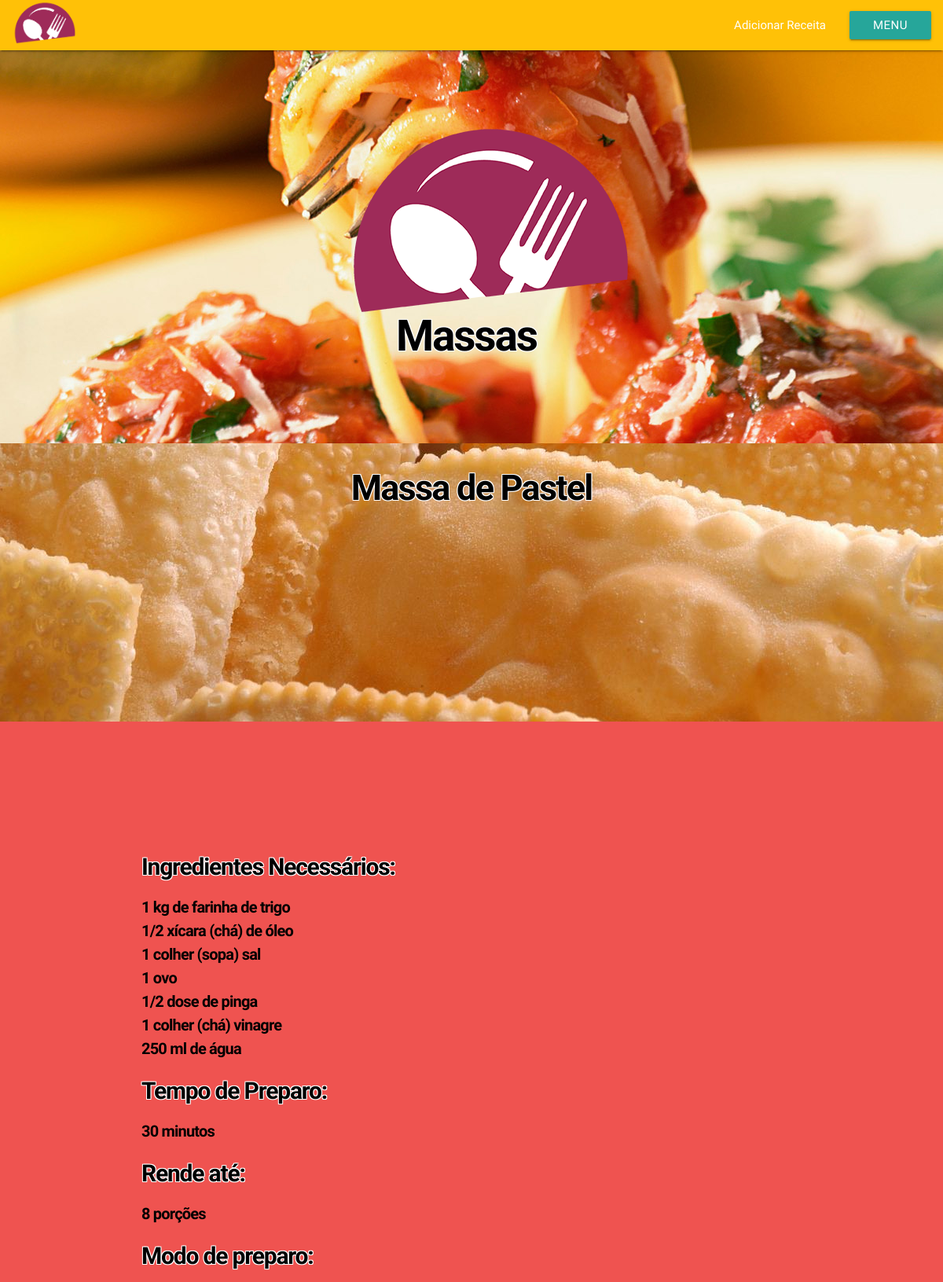
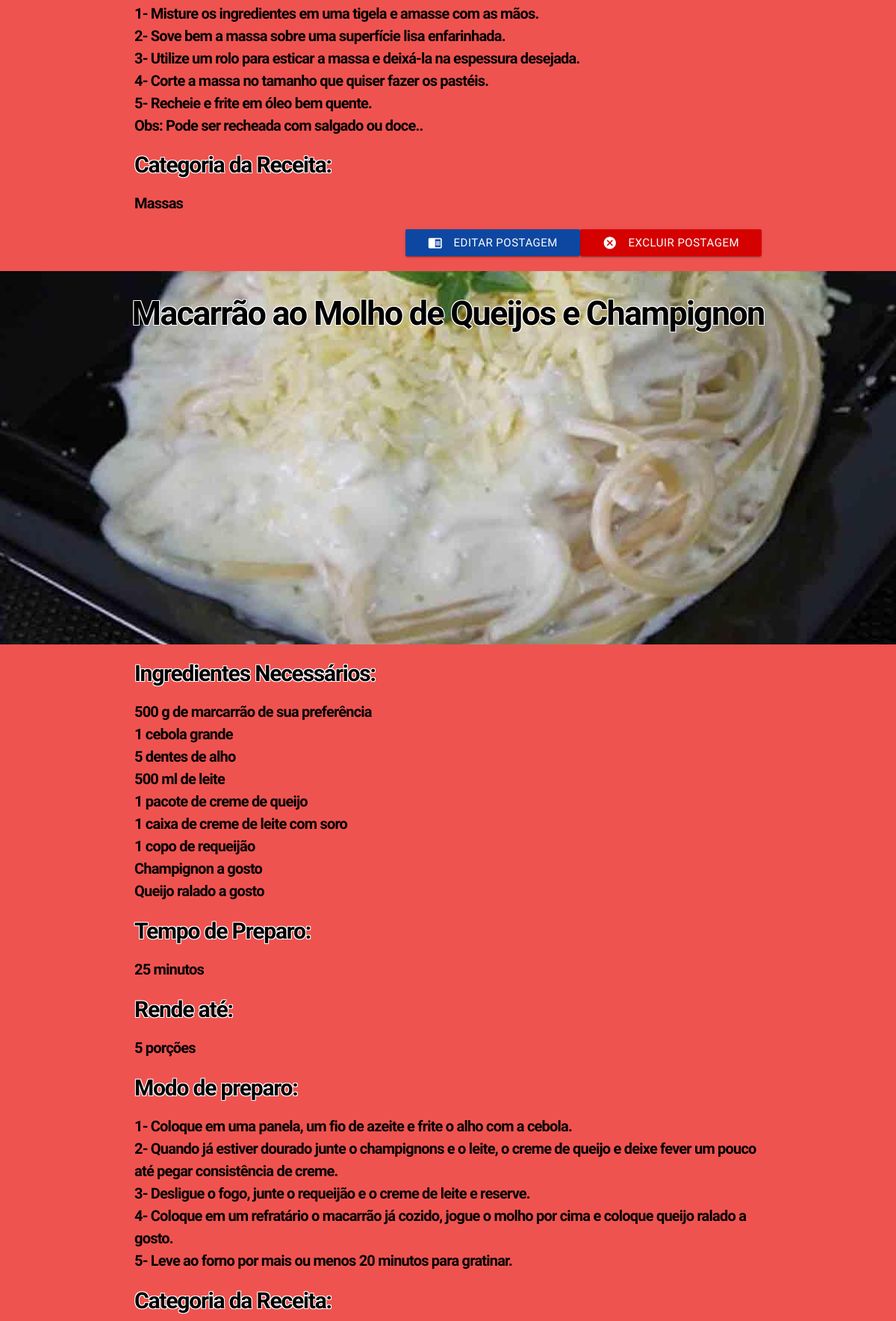
The app's page /massas_admin.php (signed in, upper part) with its own data (2 pictures, top to bottom).
### tables this page shows
CREATE TABLE `receitas` (
  `id_receita` int(11) NOT NULL AUTO_INCREMENT,
  `nome_receita` varchar(2500) DEFAULT NULL,
  `ingredientes` varchar(2500) DEFAULT NULL,
  `preparo` text,
  `tempo_preparo` int(255) DEFAULT NULL,
  `porcoes` int(255) DEFAULT NULL,
  `categoria` set('Bolos e Tortas','Carnes','Saladas e Molhos','Massas','Doces e Sobremesas') DEFAULT NULL,
  `img_receita` varchar(2500) DEFAULT NULL,
  PRIMARY KEY (`id_receita`)
);

### massas_admin.php (the view, shortened to what this page needs)
<div class="parallax-container">
  <div class="parallax"><img src="lib/imagens/massas.jpg"></div>
  <div class="icono"><img src="lib/imagens/icono.png"></div>
  <h2>Massas</h2>
</div>
<div class="row">
<?php
  require 'includes/connection.php';
  $sql = "SELECT * FROM receitas WHERE categoria = 'Massas' ORDER BY id_receita DESC";
  $result = $conn->query($sql);
  while ($row = $result->fetch_assoc()){
    echo "<div class 'row'>";
    echo "<div class='parallax-container'>";
    echo "<center><h1>".$row['nome_receita']."</h1></center>";
    echo "<div class='parallax'><img src='lib/imagens/".$row['img_receita']."'></div>";
    echo "</div>";
    echo "<div class='row container'>";
    echo "<h3>Ingredientes Necessários: </h3><p>".$row['ingredientes']."</p>";
    echo "<h3>Tempo de Preparo: </h3><p>".$row['tempo_preparo']." minutos</p>";
    echo "<h3>Rende até: </h3><p>".$row['porcoes']." porções</p>";
    echo "<h3>Modo de preparo: </h3><p>".$row['preparo']."</p>";
    echo "<h3>Categoria da Receita: </h3><p>".$row['categoria']."</p>";
    echo "<a href='excluir.php?id_receita=".$row['id_receita']."' class='waves-effect waves-light btn red accent-4 right'><i class='material-icons left'>cancel</i>Excluir Postagem</a>";
    echo "<a href='editar_cadastro_receita.php?id_receita=".$row['id_receita']."' class='waves-effect waves-light btn blue darken-4 right'><i class='material-icons left'>chrome_reader_mode</i>Editar Postagem</a>";
    echo "</div>";
  }
?>
</div>
<?php
  require_once 'includes/footer.php';
 ?>

### includes/estilo.css (style rules this page uses)
h1 { font-size: 45px; font-weight: 600; letter-spacing: -0.04em; text-shadow: white 1px -1px, white -1px 1px, white 1px 1px, white -1px -1px; color: black; word-wrap: break-word; }
h2 { font-size: 55px; font-weight: 600; margin-left: 42%; margin-top: -1%; letter-spacing: -0.04em; text-shadow: white 1px -1px, white -1px 1px, white 1px 1px, white -1px -1px; color: black; word-wrap: break-word; }
h3 { font-size: 30px; font-weight: 600; letter-spacing: -0.04em; text-shadow: white 1px -1px, white -1px 1px, white 1px 1px, white -1px -1px; color: black; word-wrap: break-word; }
p { font-size: 20px; font-weight: 600; letter-spacing: -0.04em; color: black; word-wrap: break-word; }
.icono { margin-left: 36%; margin-top: 7%; }

### records on screen
receitas: nome_receita "Massa de Pastel", img_receita (picture), ingredientes "1 kg de farinha de trigo 1/2 xícara (chá) de óleo 1 colher (sopa) sal 1 ovo 1/2 dose de pinga 1 colher (chá) vinagre 250 ml de água", tempo_preparo "30", porcoes "8", preparo "1- Misture os ingredientes em uma tigela e amasse com as mãos. 2- Sove bem a massa sobre uma superfície lisa enfarinhada. 3- Utilize um rolo para esticar a massa e deixá-la na espessura desejada. 4- Corte a massa no tamanho que quiser fazer os pastéis. 5- Recheie e frite em óleo bem quente. Obs: Pode ser recheada com salgado ou doce..", categoria "Massas"
receitas: nome_receita "Macarrão ao Molho de Queijos e Champignon", img_receita (picture), ingredientes "500 g de marcarrão de sua preferência 1 cebola grande 5 dentes de alho 500 ml de leite 1 pacote de creme de queijo 1 caixa de creme de leite com soro 1 copo de requeijão Champignon a gosto Queijo ralado a gosto", tempo_preparo "25", porcoes "5", preparo "1- Coloque em uma panela, um fio de azeite e frite o alho com a cebola. 2- Quando já estiver dourado junte o champignons e o leite, o creme de queijo e deixe fever um pouco até pegar consistência de creme. 3- Desligue o fogo, junte o requeijão e o creme de leite e reserve. 4- Coloque em um refratário o macarrão já cozido, jogue o molho por cima e coloque queijo ralado a gosto. 5- Leve ao forno por mais ou menos 20 minutos para gratinar."
